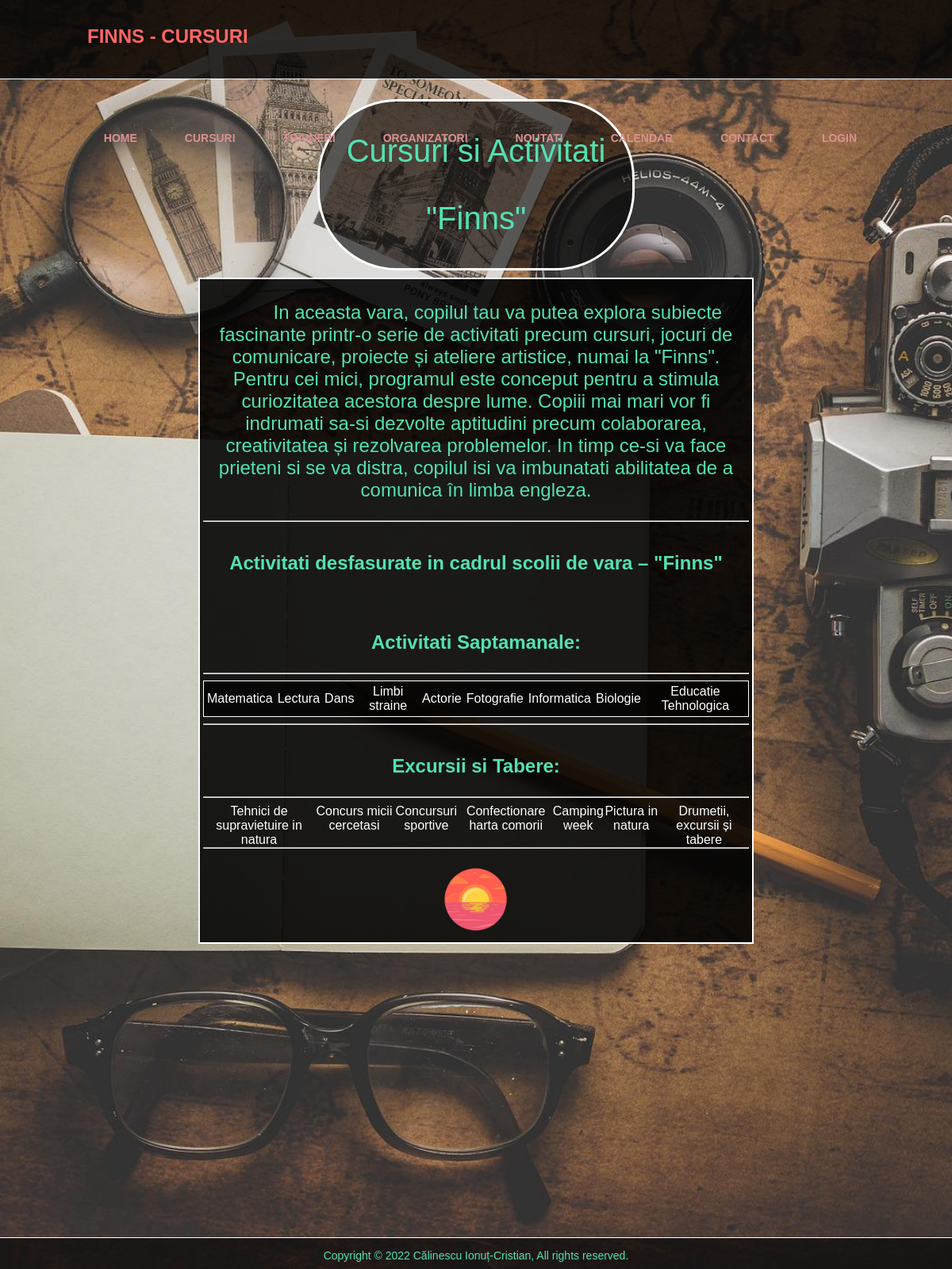
The page /cursuri.php on the database its author committed.
### tables this page shows
CREATE TABLE `cursuri` (
  `ID` int(11) NOT NULL,
  `Curs` char(50) NOT NULL
);

### cursuri.php (the view, shortened to what this page needs)
<!DOCTYPE HTML PUBLIC "-//W3C//DTD HTML 4.01 Transitional//EN" "http://www.w3.org/TR/html4/loose.dtd">
<?php
    require_once "connect.php";
?>
<html>
    <head>
        <link rel="stylesheet" href="css/style.css">
        <link rel="stylesheet" href="css/style2.css">
    </head>
    <body>
        <section>
            <div class="pagina">
                <div class="meniu">
                    <div class="logo">Finns - Cursuri</div>
                        <ul>
                            <li><a href="index.php">Home</a> </li>
                            <li><a href="cursuri.php">Cursuri</a> </li>
                            <li><a href="traineri.php">Traineri</a> </li>
                            <li><a href="organizatori.php">Organizatori</a></li>
                            <li><a href="noutati.php">Noutati</a> </li>
                            <li><a href="calendar.php">Calendar</a></li>
                            <li><a href="contact.php">Contact</a> </li>
                            <li><a href="autentificare.php">Login</a> </li>
                        </ul>
                </div>
                <div class="content">
                    <div class="welcome">
                        <p>
                            Cursuri si Activitati
                        </p>
                        <p>
                            "Finns"
                        </p>
                    </div>
                    <div class="continut">
                     <table>
                        <tr>
                            <td>
                                <p class="cuprins">
                                    &emsp;&emsp; In aceasta vara, copilul tau va putea explora subiecte fascinante printr-o serie de activitati precum cursuri, jocuri de comunicare, proiecte și ateliere artistice, numai la "Finns". Pentru cei mici, programul este conceput pentru a stimula curiozitatea acestora despre lume. Copiii mai mari vor fi indrumati sa-si dezvolte aptitudini precum colaborarea, creativitatea și rezolvarea problemelor. In timp ce-si va face prieteni si se va distra, copilul isi va imbunatati abilitatea de a comunica în limba engleza.
                                </p>
                                <hr>
                            </td>
                        </tr>
                        <tr>
                            <td>
                                    <b>
                                        <p class="cuprins">
                                            Activitati desfasurate in cadrul scolii de vara – "Finns"
                                        </p>
                                    </b>
                            </td>
                        </tr>
                        <tr>
                            <td>
                                    <br>
                                    <b>
                                        <p class="cuprins">
                                            Activitati Saptamanale:
                                        </p>
                                    </b>
                                    <hr>
                                <?php
                                        $query = "SELECT * FROM cursuri";
                                        $result = mysqli_query($conexiune, $query);
                                        if(mysqli_num_rows($result))
                                        {
                                            print("<table border = '0'><tr>\n");
                                            while($row = mysqli_fetch_array($result)){
                                                print("<td class='highlight'>". $row['Curs']. " </td> \n");
                                            }
                                            print("</tr></table>");
                                        }
                                    ?>
                                <hr>
                            </td>
                        </tr>
                        <tr>
                            <td>
                                    <b>
                                        <p class="cuprins">
                                            Excursii si Tabere:
                                        </p>
                                    </b>
                                <hr>
                                <ul>
                                    <li class="highlight">
                                        Tehnici de supravietuire in natura
                                    </li>
                                    <li class="highlight">
                                        Concurs micii cercetasi
                                    </li>
                                    <li class="highlight">
                                        Concursuri sportive
                                    </li>
                                    <li class="highlight">
                                        Confectionare harta comorii
                                    </li>
                                    <li class="highlight">
                                        Camping week
                                    </li>
                                    <li class="highlight">
                                        Pictura in natura
                                    </li>
                                    <li class="highlight">
                                        Drumetii, excursii și tabere
                                    </li>
                                </ul>
                                <hr>
                            </td>
                        </tr>
                        <tr>
                            <td colspan="2">
                                <img draggable="false" src="gif/soare.gif" alt="Sigla" class="sigla">
                            </td>
                        </tr>
                    </table>
                    </div>
                </div>
                <div class="footer">
                    <p class="subsol">
                        Copyright © 2022 Călinescu Ionuț-Cristian, All rights reserved.
                    </p>
                </div>
             </div>
        </section>
    </body>
</html>

### css/style.css (style rules this page uses)
body { margin: 0; padding: 0; font-family: Arial; }
.meniu { position:fixed; z-index: 1; width: 100%; height: 100px; padding: 10px 90px; box-sizing: border-box; background: rgba(0,0,0,0.8); border-bottom: 1px solid #fff; }
.logo { padding: 22px 20px; height: 80px; float: left; font-size: 24px; font-weight: bold; text-transform: uppercase; color: rgb(255, 102, 102); }
ul { list-style: none; float: right; margin: 0; padding: 0; display: flex; }
ul li a { line-height: 80px; color: #fff; padding: 12px 30px; text-decoration: none; font-size: 14px; font-weight: bold; text-transform: uppercase; }
.pagina { width: 100%; min-height:100%; position:relative; }
.content { width:100%; margin: center; height: 300px; }
.welcome { border: 3px solid #fff; border-radius: 100px; top: 125px; left: 400px; right: 400px; font-size: 40px; position: absolute; color:#fff; background:rgba(0, 0, 0, 0.6); }
.continut { border: 1px solid #fff; top: 350px; left: 250px; right: 250px; position: absolute; color:#fff; background:rgba(0, 0, 0, 0.6); }
.footer { position: absolute; bottom: 0; width: 100%; height: 40px; box-sizing: border-box; background: rgba(0, 0, 0, 0.6); border-top: 1px solid #fff; color:#fff }
section { width: 100%; height: 200vh; background-image: url("../imagini/background.jpg"); background-size: cover; background-position: center; }
img { height: auto; width: 73px; }
.sigla { width: 100px; }
table { width: 100%; border: 1px solid #ffffff; background: rgba(0,0,0,0.7); color:#fff; }
td , tr { padding: 2px; text-align: center; }
tr { border:3px solid #000000; }
p { text-align: center; padding: 10px, 22px; }
.cuprins { font-size: 24px; }
.subsol { font-size: 14px; }
a { color: rgb(196, 183, 101); }

### css/style2.css (style rules this page uses)
body { margin: 0; padding: 0; font-family: Arial; }
.meniu { position:fixed; z-index: 1; width: 100%; height: 100px; padding: 10px 90px; box-sizing: border-box; background: rgba(0,0,0,0.8); border-bottom: 1px solid rgb(255, 255, 255); }
.logo { padding: 22px 20px; height: 80px; float: left; font-size: 24px; font-weight: bold; text-transform: uppercase; color: rgb(255, 102, 102); }
ul { list-style: none; float: right; margin: 0; padding: 0; display: flex; }
ul li a { line-height: 80px; color: rgb(219, 145, 145); padding: 12px 30px; text-decoration: none; font-size: 14px; font-weight: bold; text-transform: uppercase; }
.pagina { width: 100%; }
.content { width:100%; height: 300px; }
.welcome { border: 3px solid #fff; border-radius: 100px; top: 125px; left: 400px; right: 400px; font-size: 40px; position: absolute; color:#fff; background:rgba(0, 0, 0, 0.6); }
.continut { border: 1px solid #fff; top: 350px; left: 250px; right: 250px; position: absolute; color:#fff; background:rgba(0, 0, 0, 0.6); }
.footer { position: absolute; bottom: 0; width: 100%; height: 40px; box-sizing: border-box; background: rgba(0, 0, 0, 0.6); border-top: 1px solid #fff; color:#fff }
section { width: 100%; height: 200vh; background-image: url("../imagini/background.jpg"); background-size: cover; background-position: center; }
img { width: 73px; }
.sigla { width: 100px; }
table { width: 100%; border: 1px solid #ffffff; background: rgba(0,0,0,0.7); color:#fff; }
td , tr { padding: 2px; text-align: center; }
tr { border:3px solid #000000; }
p { text-align: center; padding: 10px, 22px; color:rgb(83, 225, 177); }
.cuprins { font-size: 24px; }
.subsol { font-size: 14px; }
a { color: rgb(196, 183, 101); }

### rows shown on the page
cursuri: Curs "Matematica"
cursuri: Curs "Lectura"
cursuri: Curs "Dans"
cursuri: Curs "Limbi straine"
cursuri: Curs "Actorie"
cursuri: Curs "Fotografie"
cursuri: Curs "Informatica"
cursuri: Curs "Biologie"
cursuri: Curs "Educatie Tehnologica"
